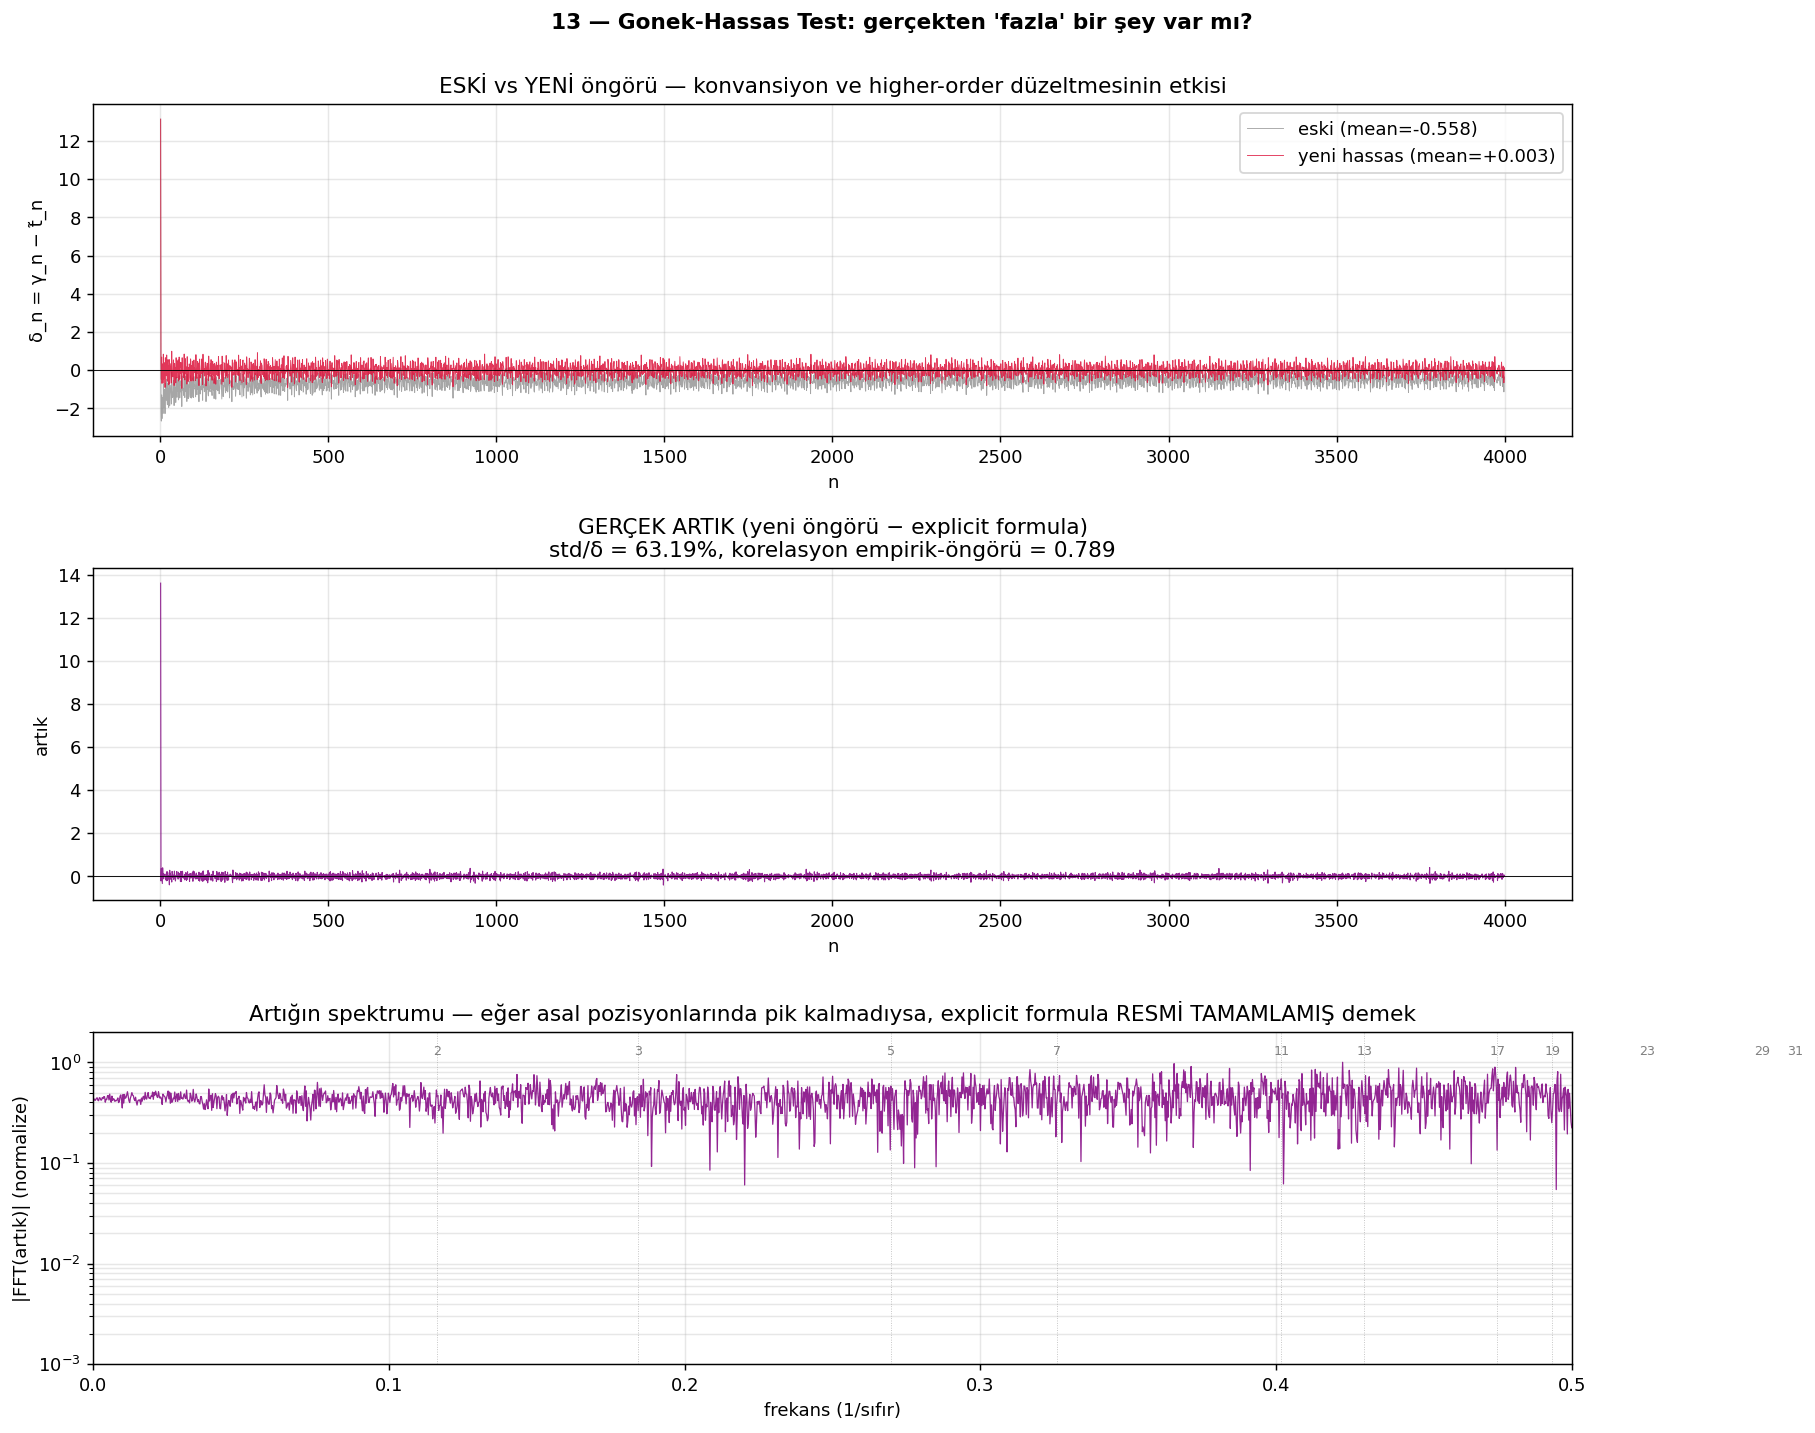

Write Python code to recreate this figure.
"""
13 — Gonek-Hassas Test: Konvansiyon + Higher-Order Düzeltmeler
==================================================================

İki düzeltme:
  (1) N(γ_n) = n − 1/2  (konvansiyon hatası düzelt)
  (2) Stirling açılımının yüksek mertebe terimleri:
      N_hassas(t) = (t/2π)log(t/2πe) + 7/8 + 1/(48πt) + 7/(5760π t³) + ...

Sonra: empirik δ − bu hassas öngörü = artık → orada gerçekten yapı var mı?
"""

import numpy as np
import matplotlib.pyplot as plt
from pathlib import Path
from scipy.fft import rfft, rfftfreq
from scipy.signal import find_peaks

ROOT = Path(__file__).resolve().parent.parent
gamma = np.loadtxt(ROOT / "zeros_100k.txt")

# ============================================================
# Hassas N(t) — yüksek mertebe asimptotik (S(t) hariç, sadece düzgün kısım)
# ============================================================
def N_smooth_hassas(t):
    """θ(t) Stirling açılımıyla N(t) düzgün kısmı"""
    base = (t/(2*np.pi)) * np.log(t/(2*np.pi*np.e)) + 7/8
    corr1 = 1.0 / (48 * np.pi * t)
    corr2 = 7.0 / (5760 * np.pi * t**3)
    return base + corr1 + corr2

def t_of_n_hassas(n_arr):
    """N_hassas(t̃) = n − 1/2 çöz (Newton)"""
    target = n_arr - 0.5    # DÜZELTİLEN konvansiyon
    t = np.maximum(2*np.pi * n_arr / np.maximum(np.log(n_arr+2), 1), 1.0)
    for _ in range(80):
        F = N_smooth_hassas(t) - target
        Fp = np.log(t/(2*np.pi))/(2*np.pi) \
             - 1.0/(48*np.pi*t**2) \
             - 21.0/(5760*np.pi*t**4)
        t = t - F/Fp
        t = np.maximum(t, 1.0)
    return t

# Eski (kaba) Berry-Keating
def t_of_n_BK_eski(n_arr):
    t = np.maximum(2*np.pi * n_arr / np.maximum(np.log(n_arr+2), 1), 1.0)
    for _ in range(60):
        F = (t/(2*np.pi))*np.log(t/(2*np.pi*np.e)) + 7/8 - n_arr   # n − 1/2 değil
        Fp = np.log(t/(2*np.pi*np.e))/(2*np.pi) + 1/(2*np.pi)
        t = t - F/Fp
        t = np.maximum(t, 1.0)
    return t

# ============================================================
# Empirik sapma — iki versiyonla karşılaştır
# ============================================================
N_use = 4000
n_arr = np.arange(1, N_use+1)
gamma_use = gamma[:N_use]

t_eski = t_of_n_BK_eski(n_arr)
t_yeni = t_of_n_hassas(n_arr)

delta_eski = gamma_use - t_eski
delta_yeni = gamma_use - t_yeni

print(f"İki öngörünün karşılaştırması (N={N_use} sıfır)")
print(f"")
print(f"ESKİ (N(t)=n, sadece 7/8):")
print(f"  mean = {delta_eski.mean():+.5f}")
print(f"  std  = {delta_eski.std():.5f}")
print(f"")
print(f"YENİ (N(t)=n−1/2, + higher-order):")
print(f"  mean = {delta_yeni.mean():+.5f}")
print(f"  std  = {delta_yeni.std():.5f}")
print(f"")
print(f"İki t̃ arasındaki ortalama fark: {(t_yeni-t_eski).mean():+.5f}")

# ============================================================
# Şimdi YENİ artık vs explicit formula öngörüsü
# ============================================================
def primes_upto(N):
    s = np.ones(N+1, bool); s[:2] = False
    for i in range(2, int(N**0.5)+1):
        if s[i]: s[i*i::i] = False
    return np.flatnonzero(s)

P = primes_upto(500)
print(f"\nExplicit formula için {len(P)} asal kullanılıyor")

# δ_pred = (2/log(γ/2π)) Σ sin(γ × k log p) / (k √(p^k))
delta_pred_yeni = np.zeros(N_use)
for i, gn in enumerate(gamma_use):
    log_factor = np.log(gn / (2*np.pi))
    s = 0.0
    for p in P:
        log_p = np.log(p)
        pk_lim = (2*np.pi*gn) ** 0.5     # GUE truncation seviyesi
        if p > pk_lim: break
        for k in [1, 2, 3]:
            pk = p**k
            if pk > pk_lim: break
            s += np.sin(gn * k * log_p) / (k * np.sqrt(pk))
    delta_pred_yeni[i] = (2.0 / log_factor) * s

# YENİ konvansiyonla artık
artik_yeni = delta_yeni - delta_pred_yeni

print(f"\nDüzeltilmiş empirik vs explicit formula:")
print(f"  Korelasyon: {np.corrcoef(delta_yeni, delta_pred_yeni)[0,1]:.6f}")
print(f"  Artık mean: {artik_yeni.mean():+.5f}")
print(f"  Artık std:  {artik_yeni.std():.5f}")
print(f"  Artık/δ_yeni: {artik_yeni.std()/delta_yeni.std():.2%}")

# Artığın spektral yapısı
artik_centered = artik_yeni - artik_yeni.mean()
fft_artik = np.abs(rfft(artik_centered))
freqs = rfftfreq(N_use, d=1.0)
fft_artik[0] = 0

# En güçlü frekanslar
peaks, _ = find_peaks(fft_artik, height=fft_artik.max()*0.3, distance=5)
print(f"\nARTIK sinyalin önemli pikler:")
for k in peaks[:15]:
    if freqs[k] > 0.005:
        # Asal eşleşmesi var mı?
        log_factor_bar = np.log(gamma_use.mean() / (2*np.pi))
        # Bu frekansa en yakın asal
        f_emp = freqs[k]
        best_match = None
        best_err = 1e9
        for p in P:
            for kk in [1, 2, 3]:
                f_pred = kk * np.log(p) / log_factor_bar
                if abs(f_pred - f_emp) < best_err:
                    best_err = abs(f_pred - f_emp)
                    best_match = (p, kk)
        if best_match:
            p, kk = best_match
            label = f"{p}^{kk}" if kk > 1 else f"{p}"
            print(f"  freq = {freqs[k]:.4f}, periyot = {1/freqs[k]:.2f}, amp = {fft_artik[k]:.3f}  → asal {label} (sapma {best_err:.4f})")

# ============================================================
# Plot
# ============================================================
fig, axes = plt.subplots(3, 1, figsize=(14, 11))

# (1) Sapma karşılaştırması: eski vs yeni öngörü
ax = axes[0]
ax.plot(n_arr, delta_eski, color="grey", lw=0.5, alpha=0.7, label=f"eski (mean={delta_eski.mean():+.3f})")
ax.plot(n_arr, delta_yeni, color="crimson", lw=0.5, alpha=0.85, label=f"yeni hassas (mean={delta_yeni.mean():+.3f})")
ax.axhline(0, color="black", lw=0.5)
ax.set_xlabel("n")
ax.set_ylabel("δ_n = γ_n − t̃_n")
ax.set_title("ESKİ vs YENİ öngörü — konvansiyon ve higher-order düzeltmesinin etkisi")
ax.legend(fontsize=10)
ax.grid(alpha=0.3)

# (2) Yeni artık: empirik − explicit formula
ax = axes[1]
ax.plot(n_arr, artik_yeni, color="purple", lw=0.6, alpha=0.85)
ax.axhline(0, color="black", lw=0.5)
ax.set_xlabel("n")
ax.set_ylabel("artık")
ax.set_title(f"GERÇEK ARTIK (yeni öngörü − explicit formula)\n"
             f"std/δ = {artik_yeni.std()/delta_yeni.std():.2%}, "
             f"korelasyon empirik-öngörü = {np.corrcoef(delta_yeni, delta_pred_yeni)[0,1]:.3f}")
ax.grid(alpha=0.3)

# (3) Artığın spektrumu
ax = axes[2]
ax.semilogy(freqs[1:], fft_artik[1:] / fft_artik[1:].max(),
            color="purple", lw=0.7, alpha=0.85)
# Asal pozisyonları (gri)
log_factor_bar = np.log(gamma_use.mean() / (2*np.pi))
for p in [2,3,5,7,11,13,17,19,23,29,31]:
    f = np.log(p) / log_factor_bar
    ax.axvline(f, color="grey", lw=0.5, ls=":", alpha=0.5)
    ax.text(f, 1.2, str(p), ha="center", fontsize=7, color="grey")
ax.set_xlim(0, 0.5)
ax.set_ylim(1e-3, 2)
ax.set_xlabel("frekans (1/sıfır)")
ax.set_ylabel("|FFT(artık)| (normalize)")
ax.set_title("Artığın spektrumu — eğer asal pozisyonlarında pik kalmadıysa, "
             "explicit formula RESMİ TAMAMLAMIŞ demek")
ax.grid(alpha=0.3, which="both")

plt.suptitle("13 — Gonek-Hassas Test: gerçekten 'fazla' bir şey var mı?",
             fontsize=12, fontweight="bold", y=0.998)
plt.tight_layout()

out = Path(__file__).parent / "13_gonek_test.png"
plt.savefig(out, dpi=130, bbox_inches="tight")
print(f"\nKaydedildi: {out}")
